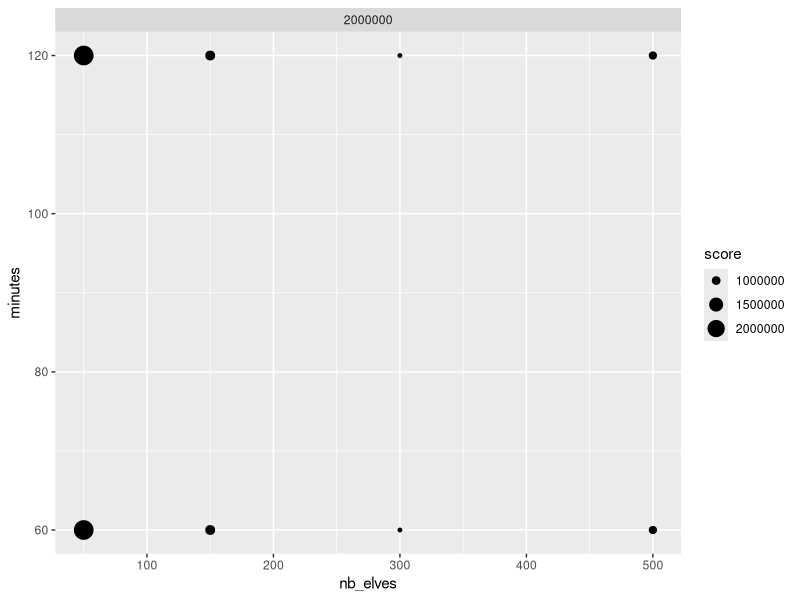
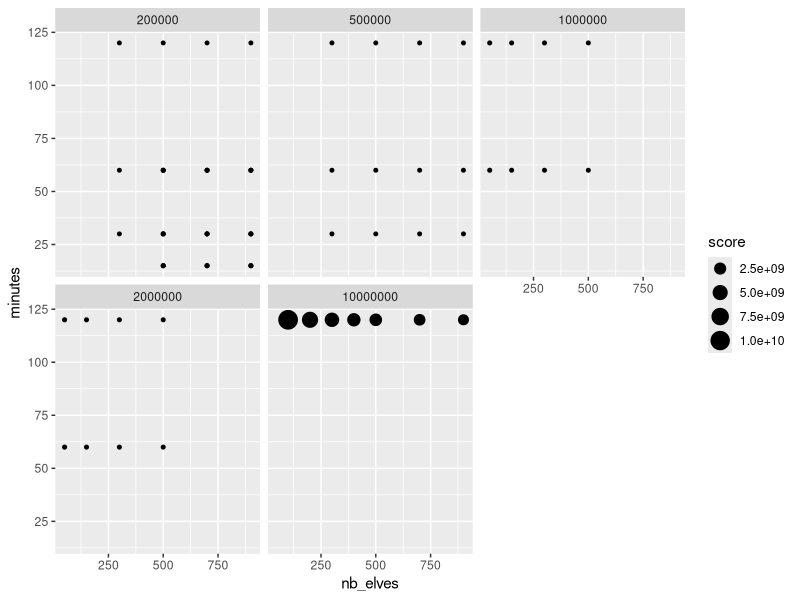
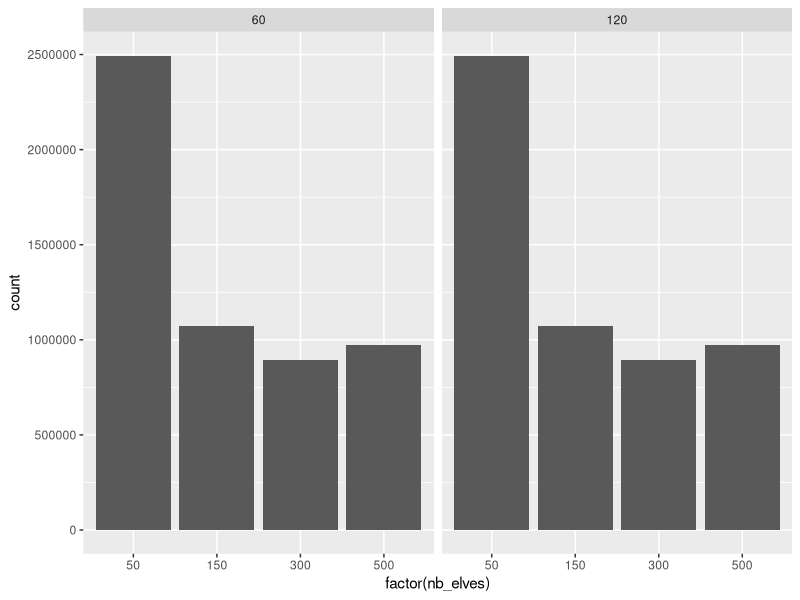

Source code (R) for these figures, in order:
library(ggplot2)
library(stringr)

df <- read.csv("scores.csv", stringsAsFactors=FALSE)

df$minutes <- sapply(df$filename, function(x) { as.integer(strsplit(strsplit(x, "_")[[1]][14], "\\.")[[1]][1]) })
df$threshold <- sapply(df$filename, function(x) { 
  as.numeric(paste(strsplit(x, "_")[[1]][11:12], collapse = "."))
    })

ggplot(subset(df, nb_toys == 2000000)) + geom_point(aes(x=nb_elves, y=minutes, size=score)) + facet_wrap(~ nb_toys)

ggplot(df) + geom_point(aes(x=nb_elves, y=minutes, size=score)) + facet_wrap(~ nb_toys)


ggplot(subset(df, nb_toys == 2000000)) + geom_bar(aes(x=factor(nb_elves), weight=score)) + facet_wrap(~ minutes)

